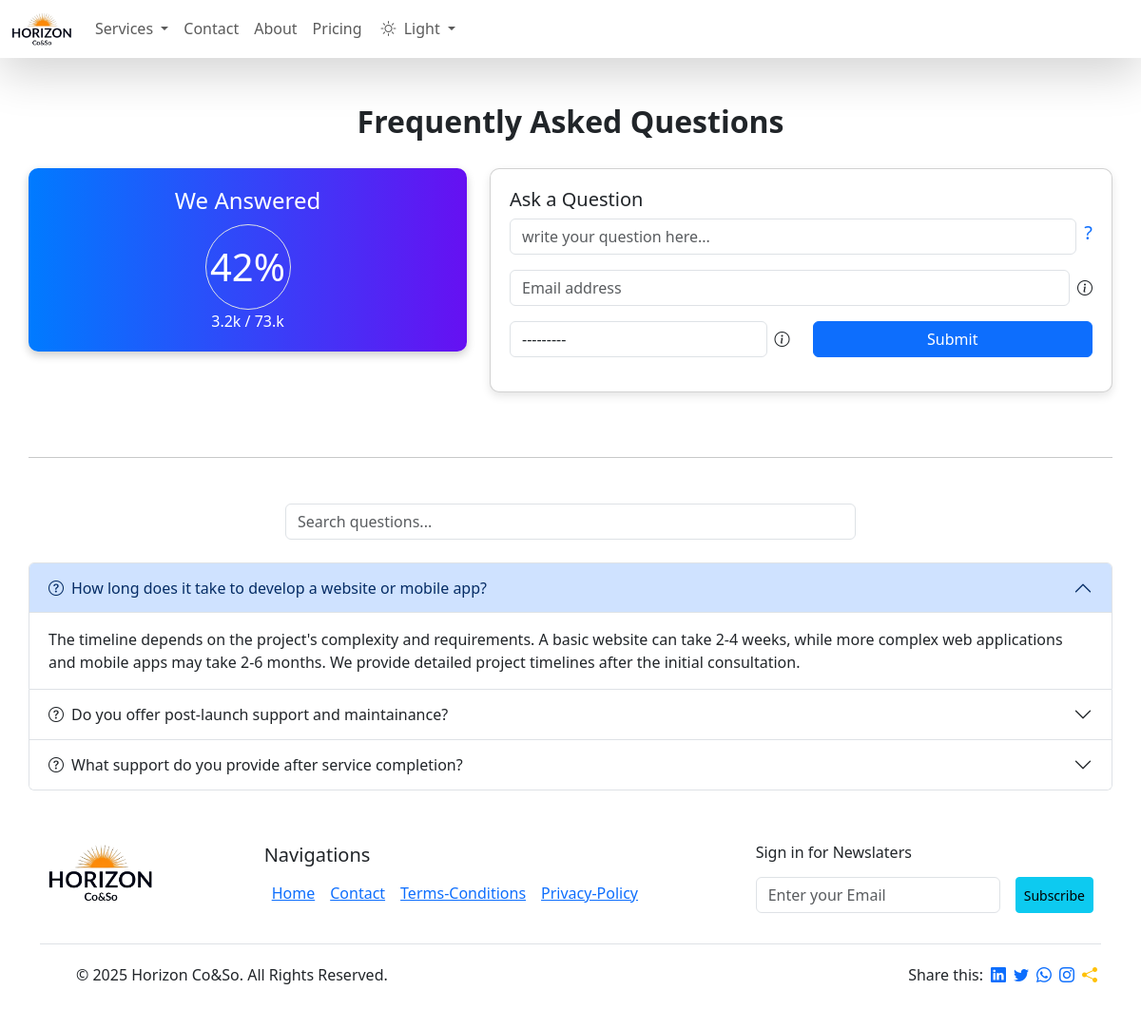
The page /ask-questions/ on the database its author committed.
### home/models.py (models this page shows, shortened)
class FAQ(models.Model):
    DEFAULT_SERVICE = "default"
    options = [
        ('Panding','Panding'),
        ('Solved','Solved'),
        ('Archive','Archive'),
    ]
    service = models.ForeignKey(Service, on_delete=models.CASCADE, related_name="faqs",null=True, blank=True, help_text="Leave blank for default FAQs")
    question = models.CharField(max_length=100)
    answer = models.TextField(blank=True)
    status = models.CharField(max_length=10,choices=options,default='Panding')
    email = models.EmailField(max_length=50,default='',blank=True)
    notified = models.BooleanField(default=False)
    is_active = models.BooleanField(default=False)
    created_at = models.DateTimeField(auto_now_add=True)
    updated_at = models.DateTimeField(auto_now=False,blank=True,null=True)
    class Meta:
        ordering = ["-created_at"]

### home/views.py (the view, shortened to what this page needs)
# urls.py: path('ask-questions/',askQuestions,name='questions'),
def askQuestions(request):
    post_message = False
    form = FaqForms()
    faqs = FAQ.objects.all()
    solved  = faqs.filter(status='Solved').filter(is_active=True).count()
    total = faqs.count()
    percentage = (solved*100)//total
    context = {
        "form":form,
        "solved_questions":solved,
        "total_questions":total,
        "percentage_solved":percentage,
        'faqs':faqs.filter(is_active = True).order_by('-updated_at'),
        'post_message':post_message,
    }
    return render(request,'askQuestions.html',context=context)

### home/forms.py
class FaqForms(forms.ModelForm):
    class Meta:
        model = FAQ
        fields = ['service', 'question','email']
        widgets = {
            'service': forms.Select(attrs={'class': 'form-control','id':'questionInput'}),
            'question': forms.TextInput(attrs={'class': 'form-control','placeholder':'write your question here...'}),
            'email': forms.EmailInput(attrs={'class': 'form-control','placeholder':'Email address'}),
        }

### home/models.py (called while the page is built)
    def __str__(self):
        return self.name

### home/templates/askQuestions.html (shortened to what this page needs)
{% extends "navbar.html" %}
{% load static %}
{% load humanize %}
{% block main %}
    <div class="container mt-5 p-0">
        <h2 class="faq-title">Frequently Asked Questions</h2>
        <div class="row">
            <div class="col-md-5">
                <div class="stats-card">
                    <h4>We Answered</h4>
                    <div class="text-center d-flex justify-content-center">
                        <span class="rounded-circle fs-1 border d-flex justify-content-center align-items-center position-relative" style="height:90px;width:90px;">{{ percentage_solved }}%
                        </span>
                    </div>
                    <span class="position-absolutke bottom-0 end-0 fs-6 p-1 rounded-circle ">{{ solved_questions }}.2k / {{ total_questions }}3.k </span>
                </div>
            </div>
            <div class="col-md-7">
                <div class="question-form card">
                    <h5>Ask a Question</h5>
                    <form id="askQuestionForm" action="/ask-questions/" method="post">
                        <div class="mb-3 d-flex flex-row flex-nowrap">
                            {{form.question}} <span class="fs-5 ms-2 text-primary">?</span>
                        </div>
                        <div class="mb-3 d-flex flex-row flex-nowrap align-items-center">
                                {{form.email}} <span><i data-bs-toggle="tooltip" data-bs-placement="top" data-bs-custom-class="custom-tooltip" data-bs-title="We will notify you when this question is answered. If you don't want to notify you can leave blank" class="bi bi-info-circle ms-2"></i></span>
                        </div>
                        <div class="row">
                            <div class="col">
                                <div class="mb-3 d-flex flex-row flex-nowrap align-items-center">
                                    {{form.service}} <span><i data-bs-toggle="tooltip" data-bs-placement="top" data-bs-custom-class="custom-tooltip" data-bs-title="Leave blank the service type if you don't ask for specific service" class="bi bi-info-circle ms-2"></i></span>
                                </div>
                            </div>
                            <div class="col">
                                <button type="submit" class="btn btn-primary w-100">Submit</button>
                            </div>
                        </div>
                    </form>
                </div>
            </div>
        </div>
        <hr class="my-5">
        <div class="input-group mb-4 search-box">
            <input type="text" class="form-control" id="faqSearch" placeholder="Search questions...">
        </div>
        <div class="accordion" id="faqAccordion">
            {% for faq in faqs %}
                <div class="accordion-item">
                    <h2 class="accordion-header">
                        <button class="accordion-button {% if forloop.first %}show{% else %}collapsed{% endif %}" type="button" data-bs-toggle="collapse" data-bs-target="#faq{{ forloop.counter }}">
                            <i class="bi bi-question-circle me-2"></i> {{ faq.question }}
                        </button>
                    </h2>
                    <div id="faq{{ forloop.counter }}" class="accordion-collapse collapse {% if forloop.first %}show{% endif %}" data-bs-parent="#faqAccordion">
                        <div class="accordion-body">
                            {{ faq.answer |safe}}
                        </div>
                    </div>
                </div>
            {% empty %}
                <p class="text-center text-muted">No questions available at the moment.</p>
            {% endfor %}
        </div>
    </div>
{% endblock main %}

### home/templates/askQuestions.html (style rules this page uses)
.faq-title { text-align: center; margin-bottom: 30px; font-size: 2rem; font-weight: bold; }
.search-box { max-width: 600px; margin: 0 auto 20px; }
.stats-card { text-align: center; padding: 20px; background: linear-gradient(to right, #007bff, #6610f2); color: white; border-radius: 10px; box-shadow: 0px 4px 10px rgba(0, 0, 0, 0.2); margin-bottom: 20px; }
.stats-card h4 { margin-bottom: 10px; }
.question-form { padding: 20px; border-radius: 10px; box-shadow: 0px 4px 10px rgba(0, 0, 0, 0.1); margin-bottom: 20px; }

### rows shown on the page
FAQ: question "How long does it take to develop a website or mobile app?", answer "The timeline depends on the project's complexity and requirements. A basic website can take 2-4 weeks, while more complex web applications and mobile apps may take 2-6 months. We provide detailed project timelines after the initial consultation."
FAQ: question "Do you offer post-launch support and maintainance?"
FAQ: question "What support do you provide after service completion?"

### other values the page prints
{{ percentage_solved }} "42"
{{ solved_questions }} "3"
{{ total_questions }} "7"
